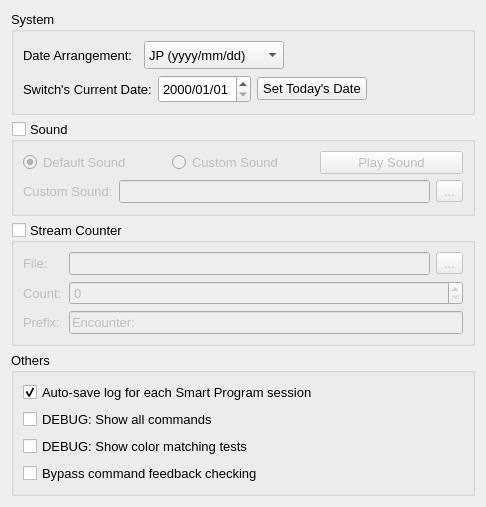
<?xml version="1.0" encoding="UTF-8"?>
<ui version="4.0">
 <class>SmartProgramSetting</class>
 <widget class="QWidget" name="SmartProgramSetting">
  <property name="geometry">
   <rect>
    <x>0</x>
    <y>0</y>
    <width>486</width>
    <height>507</height>
   </rect>
  </property>
  <property name="font">
   <font>
    <pointsize>10</pointsize>
   </font>
  </property>
  <property name="windowTitle">
   <string>Smart Program Settings</string>
  </property>
  <layout class="QVBoxLayout" name="verticalLayout">
   <item>
    <widget class="QGroupBox" name="groupBox">
     <property name="title">
      <string>System</string>
     </property>
     <layout class="QVBoxLayout" name="verticalLayout_2">
      <item>
       <layout class="QHBoxLayout" name="horizontalLayout_16">
        <item>
         <widget class="QLabel" name="label_12">
          <property name="minimumSize">
           <size>
            <width>115</width>
            <height>0</height>
           </size>
          </property>
          <property name="text">
           <string>Date Arrangement:</string>
          </property>
         </widget>
        </item>
        <item>
         <widget class="QComboBox" name="CB_DateArrangement">
          <property name="minimumSize">
           <size>
            <width>140</width>
            <height>28</height>
           </size>
          </property>
          <property name="maximumSize">
           <size>
            <width>140</width>
            <height>16777215</height>
           </size>
          </property>
          <item>
           <property name="text">
            <string>JP (yyyy/mm/dd)</string>
           </property>
          </item>
          <item>
           <property name="text">
            <string>EU (dd/mm/yyyy)</string>
           </property>
          </item>
          <item>
           <property name="text">
            <string>US (mm/dd/yyyy)</string>
           </property>
          </item>
         </widget>
        </item>
        <item>
         <spacer name="horizontalSpacer_13">
          <property name="orientation">
           <enum>Qt::Horizontal</enum>
          </property>
          <property name="sizeHint" stdset="0">
           <size>
            <width>40</width>
            <height>20</height>
           </size>
          </property>
         </spacer>
        </item>
       </layout>
      </item>
      <item>
       <layout class="QHBoxLayout" name="horizontalLayout_4">
        <item>
         <widget class="QLabel" name="label_6">
          <property name="text">
           <string>Switch's Current Date:</string>
          </property>
         </widget>
        </item>
        <item>
         <widget class="QDateEdit" name="CurrentDate">
          <property name="minimumSize">
           <size>
            <width>0</width>
            <height>28</height>
           </size>
          </property>
          <property name="maximumDate">
           <date>
            <year>2060</year>
            <month>12</month>
            <day>31</day>
           </date>
          </property>
          <property name="minimumDate">
           <date>
            <year>2000</year>
            <month>1</month>
            <day>1</day>
           </date>
          </property>
          <property name="displayFormat">
           <string>yyyy/MM/dd</string>
          </property>
         </widget>
        </item>
        <item>
         <widget class="QPushButton" name="PB_CurrentDate">
          <property name="minimumSize">
           <size>
            <width>110</width>
            <height>0</height>
           </size>
          </property>
          <property name="text">
           <string>Set Today's Date</string>
          </property>
         </widget>
        </item>
        <item>
         <spacer name="horizontalSpacer_4">
          <property name="orientation">
           <enum>Qt::Horizontal</enum>
          </property>
          <property name="sizeHint" stdset="0">
           <size>
            <width>40</width>
            <height>20</height>
           </size>
          </property>
         </spacer>
        </item>
       </layout>
      </item>
     </layout>
    </widget>
   </item>
   <item>
    <widget class="QGroupBox" name="GB_Sound">
     <property name="title">
      <string>Sound</string>
     </property>
     <property name="checkable">
      <bool>true</bool>
     </property>
     <property name="checked">
      <bool>false</bool>
     </property>
     <layout class="QVBoxLayout" name="verticalLayout_3">
      <item>
       <layout class="QHBoxLayout" name="horizontalLayout">
        <item>
         <widget class="QRadioButton" name="RB_DefaultSound">
          <property name="text">
           <string>Default Sound</string>
          </property>
          <property name="checked">
           <bool>true</bool>
          </property>
         </widget>
        </item>
        <item>
         <widget class="QRadioButton" name="RB_CustomSound">
          <property name="text">
           <string>Custom Sound</string>
          </property>
         </widget>
        </item>
        <item>
         <widget class="QPushButton" name="PB_PlaySound">
          <property name="text">
           <string>Play Sound</string>
          </property>
         </widget>
        </item>
       </layout>
      </item>
      <item>
       <layout class="QHBoxLayout" name="horizontalLayout_10">
        <item>
         <widget class="QLabel" name="label_2">
          <property name="minimumSize">
           <size>
            <width>40</width>
            <height>0</height>
           </size>
          </property>
          <property name="text">
           <string>Custom Sound:</string>
          </property>
         </widget>
        </item>
        <item>
         <widget class="QLineEdit" name="LE_Sound">
          <property name="enabled">
           <bool>false</bool>
          </property>
          <property name="minimumSize">
           <size>
            <width>200</width>
            <height>0</height>
           </size>
          </property>
          <property name="readOnly">
           <bool>true</bool>
          </property>
         </widget>
        </item>
        <item>
         <widget class="QToolButton" name="PB_Sound">
          <property name="enabled">
           <bool>false</bool>
          </property>
          <property name="text">
           <string>...</string>
          </property>
         </widget>
        </item>
       </layout>
      </item>
     </layout>
    </widget>
   </item>
   <item>
    <widget class="QGroupBox" name="GB_Stream">
     <property name="title">
      <string>Stream Counter</string>
     </property>
     <property name="checkable">
      <bool>true</bool>
     </property>
     <property name="checked">
      <bool>false</bool>
     </property>
     <layout class="QVBoxLayout" name="verticalLayout_4">
      <item>
       <layout class="QHBoxLayout" name="horizontalLayout_11">
        <item>
         <widget class="QLabel" name="label_3">
          <property name="minimumSize">
           <size>
            <width>40</width>
            <height>0</height>
           </size>
          </property>
          <property name="text">
           <string>File:</string>
          </property>
         </widget>
        </item>
        <item>
         <widget class="QLineEdit" name="LE_File">
          <property name="minimumSize">
           <size>
            <width>200</width>
            <height>0</height>
           </size>
          </property>
          <property name="readOnly">
           <bool>true</bool>
          </property>
         </widget>
        </item>
        <item>
         <widget class="QToolButton" name="PB_File">
          <property name="text">
           <string>...</string>
          </property>
         </widget>
        </item>
       </layout>
      </item>
      <item>
       <layout class="QHBoxLayout" name="horizontalLayout_13">
        <item>
         <widget class="QLabel" name="label_5">
          <property name="minimumSize">
           <size>
            <width>40</width>
            <height>0</height>
           </size>
          </property>
          <property name="text">
           <string>Count:</string>
          </property>
         </widget>
        </item>
        <item>
         <widget class="QSpinBox" name="SB_Count">
          <property name="sizePolicy">
           <sizepolicy hsizetype="Expanding" vsizetype="Fixed">
            <horstretch>0</horstretch>
            <verstretch>0</verstretch>
           </sizepolicy>
          </property>
          <property name="maximum">
           <number>1000000</number>
          </property>
         </widget>
        </item>
       </layout>
      </item>
      <item>
       <layout class="QHBoxLayout" name="horizontalLayout_12">
        <item>
         <widget class="QLabel" name="label_4">
          <property name="minimumSize">
           <size>
            <width>40</width>
            <height>0</height>
           </size>
          </property>
          <property name="text">
           <string>Prefix:</string>
          </property>
         </widget>
        </item>
        <item>
         <widget class="QLineEdit" name="LE_Prefix">
          <property name="text">
           <string>Encounter:</string>
          </property>
         </widget>
        </item>
       </layout>
      </item>
     </layout>
    </widget>
   </item>
   <item>
    <widget class="QGroupBox" name="groupBox_2">
     <property name="title">
      <string>Others</string>
     </property>
     <layout class="QVBoxLayout" name="verticalLayout_5">
      <item>
       <widget class="QCheckBox" name="CB_LogSave">
        <property name="text">
         <string>Auto-save log for each Smart Program session</string>
        </property>
        <property name="checked">
         <bool>true</bool>
        </property>
       </widget>
      </item>
      <item>
       <widget class="QCheckBox" name="CB_LogDebugCommands">
        <property name="text">
         <string>DEBUG: Show all commands</string>
        </property>
       </widget>
      </item>
      <item>
       <widget class="QCheckBox" name="CB_LogDebugColor">
        <property name="text">
         <string>DEBUG: Show color matching tests</string>
        </property>
       </widget>
      </item>
      <item>
       <widget class="QCheckBox" name="CB_BypassFeedback">
        <property name="text">
         <string>Bypass command feedback checking</string>
        </property>
       </widget>
      </item>
     </layout>
    </widget>
   </item>
  </layout>
 </widget>
 <resources/>
 <connections/>
</ui>
